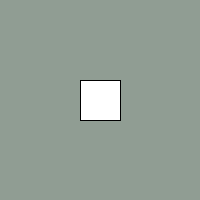
Frame 1 (no input)
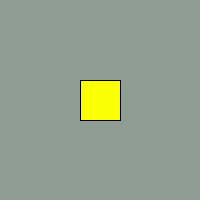
Frame 60 (the mouse pressed at the canvas centre just before this capture)
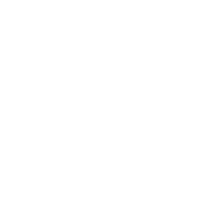
Frame 120 (the mouse held since frame 60 and released just before this capture)

The Processing sketch that drew these frames (run headless with seeded random() and noise(); from frame 60 on, the mouse is pressed at the canvas centre):

// Processing sketch: processing_97102
// ── processing_97102.pde

//Brennda Daniela
void setup(){
size(200,200);
}
void draw() {
  int i=mouseX;
  int t=mouseY;
  background(#909D93);
rect(80,80,40,40);
fill(#FAFF03);
{
  if(i>80 && i<120 && t>80 && t<110)
  background(255);}
}
